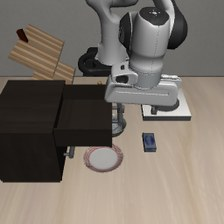
#> input picture paper_figures/src/assets/obs_future.jpg, 224 x 224 px
$ python build_fig6_closed_loop_method.py
#> lines starting #> are read from the running program, lines starting #| are printed output that depends on the picture
"""Figure 6 (Appendix N): closed-loop target-swap setup.

1200 px design canvas, STIX serif, pastel panels, rounded token chips (blue = vision
tokens, red = learned token, sand = targets). Drawn with matplotlib so it is a vector
PDF that rebuilds from this repo. The observation thumbnails are LIBERO frames
(src/assets/).

Content follows the runs behind Table 4 (closed_loop/):
  * pi_0.5 base, fine-tuned on LIBERO with flow matching plus one auxiliary target loss;
  * clip coupling: pooled main-camera prefix tokens -> MLP (hidden 2048) -> z_hat, target =
    frozen DIFF + ID encoding of the two-camera clip o_{t:t+16}, ||z - z_hat||^2/||z||^2, w = 0.1;
    controls: batch-shuffled target, random-init encoder;
  * token coupling: one learned prefix token -> readout -> z_hat, target = frozen encoder
    feature of o_{t+16}, cosine loss, w = 0.01; targets V-JEPA 2 + ID, Web-DINO;
  * the target encoder is used only during training.

Output: paper_figures/out/fig6/fig6_closed_loop_method.{pdf,png} (5.5 in wide).
"""

from pathlib import Path

import matplotlib

matplotlib.use("Agg")
import matplotlib.pyplot as plt
from matplotlib.patches import FancyBboxPatch, Polygon, FancyArrowPatch
from matplotlib.path import Path as MPath
from matplotlib.patches import PathPatch

FIG_ROOT = Path(__file__).resolve().parents[1]
ASSETS = FIG_ROOT / "src/assets"
OUT_DIR = FIG_ROOT / "out/fig6"

W_PX, H_PX = 1200, 620          # design canvas (px)
FIG_W_IN = 5.5                  # CoRL text width
PX = FIG_W_IN * 72 / W_PX       # points per design px

# palette
INK, MUTED, ARROW = "#222222", "#6b6a66", "#6b6a66"
PANEL_FC, PANEL_EC = "#f7f6f3", "#e3e2de"
VLM_FC, VLM_EC = "#e6eef7", "#8fb0d4"
EXP_FC, EXP_EC = "#f7f6f3", "#9a9994"
ENC_FC, ENC_EC = "#ecebe7", "#9a9994"
BLUE, BLUE_FC = "#2E6FB3", "#dbe6f3"
RED, RED_FC = "#B34A2E", "#f4ded7"
SAND, SAND_FC = "#8a7a55", "#f1ead9"
GRAY_EC, GRAY_FC = "#9a9994", "#e9e8e4"
DARK = "#4a4946"
CLIP_BG, CLIP_EC = "#f0f5fb", "#c9d9ec"
TOK_BG, TOK_EC = "#fbf3f0", "#e8cfc6"


def fs(px: float) -> float:
    return px * PX


def main() -> None:
    plt.rcParams.update({"font.family": "STIXGeneral", "mathtext.fontset": "stix",
                         "pdf.fonttype": 42, "ps.fonttype": 42})
    fig = plt.figure(figsize=(FIG_W_IN, FIG_W_IN * H_PX / W_PX))
    ax = fig.add_axes([0, 0, 1, 1])
    ax.set_xlim(0, W_PX)
    ax.set_ylim(H_PX, 0)
    ax.axis("off")

    def box(x, y, w, h, fc, ec, r=12, ls="-", lw=1.5, z=1):
        ax.add_patch(FancyBboxPatch((x, y), w, h, boxstyle=f"round,pad=0,rounding_size={r}",
                                    fc=fc, ec=ec, lw=lw * PX * 1.6, ls=ls, zorder=z))

    def chip(x, y, fc, ec, s=26, ls="-", z=3):
        box(x, y, s, s, fc, ec, r=6, ls=ls, lw=1.5, z=z)

    def chips(x, y, n, fc, ec, s=26, gap=8, ls="-"):
        for i in range(n):
            chip(x + i * (s + gap), y, fc, ec, s, ls)

    def txt(x, y, s, size=20, color=INK, ha="center", va="center", weight="normal", style="normal", z=5):
        ax.text(x, y, s, fontsize=fs(size), color=color, ha=ha, va=va, fontweight=weight,
                fontstyle=style, zorder=z)

    def arrow(x1, y1, x2, y2, color=ARROW, ls="-"):
        ax.add_patch(FancyArrowPatch((x1, y1), (x2, y2), arrowstyle="-|>", mutation_scale=fs(22),
                                     color=color, lw=1.8 * PX * 1.6, ls=ls, zorder=4,
                                     shrinkA=0, shrinkB=0))

    def trapezoid(pts, z=2):
        ax.add_patch(Polygon(pts, closed=True, fc=ENC_FC, ec=ENC_EC, lw=1.5 * PX * 1.6,
                             joinstyle="round", zorder=z))

    def brace(x1, x2, y, h=7):
        xm = (x1 + x2) / 2
        verts = [(x1, y + h), (x1, y), (x1 + 7, y), (xm - 7, y), (xm, y), (xm, y - h),
                 (xm, y), (xm + 7, y), (x2 - 7, y), (x2, y), (x2, y + h)]
        codes = [MPath.MOVETO, MPath.CURVE3, MPath.CURVE3, MPath.LINETO, MPath.CURVE3, MPath.CURVE3,
                 MPath.CURVE3, MPath.CURVE3, MPath.LINETO, MPath.CURVE3, MPath.CURVE3]
        ax.add_patch(PathPatch(MPath(verts, codes), fc="none", ec=INK, lw=1.6 * PX * 1.6, zorder=4))

    def image(path, x, y, s, grid=True):
#> called with x = 62, y = 70, s = 92, grid = True
        im = plt.imread(path)
#> im is the input picture: shape (224, 224, 3); mean R, G, B 121.9, 113.6, 104.9
        # interpolation="none" embeds the 224x224 photo as is instead of resampling it at savefig dpi
        ax.imshow(im, extent=(x, x + s, y + s, y), zorder=3, interpolation="none")
        ax.add_patch(FancyBboxPatch((x, y), s, s, boxstyle="square,pad=0", fc="none", ec=DARK,
                                    lw=1.2 * PX * 1.6, zorder=4))
        if grid:
            for k in (1, 2, 3):
                ax.plot([x + k * s / 4] * 2, [y, y + s], color="white", lw=0.6 * PX * 1.6, alpha=0.75, zorder=4)
                ax.plot([x, x + s], [y + k * s / 4] * 2, color="white", lw=0.6 * PX * 1.6, alpha=0.75, zorder=4)

    # ------------------------------------------------------------------ future target panel
    box(24, 16, 724, 196, PANEL_FC, PANEL_EC)
    txt(42, 42, "Future target (frozen encoder, used only for training)", 24, weight="bold", ha="left")
    image(ASSETS / "obs_future.jpg", 62, 70, 92)          # back frame: a clip of future frames
    image(ASSETS / "obs_future.jpg", 50, 80, 92)          # front frame
    txt(98, 192, r"$o_{t:t+16}$", 22)
    trapezoid([(180, 86), (264, 108), (264, 154), (180, 176)])
    txt(222, 131, r"$E_{\mathrm{tgt}}$", 26)
    txt(222, 192, "frozen", 19, MUTED)
    arrow(270, 131, 296, 131)
    chip(304, 118, SAND_FC, SAND)
    txt(317, 162, r"$z$", 24)
    txt(372, 80, "Target encoder", 20, weight="bold", ha="left")
    txt(372, 108, r"(i) clip: DIFF + ID on $o_{t:t+16}$ (2 cameras)", 19, ha="left")
    txt(372, 134, r"(ii) token: V-JEPA 2 + ID or Web-DINO", 19, ha="left")
    txt(372, 158, r"$\quad\;\;$on $o_{t+16}$", 19, ha="left")
    txt(372, 186, r"features mean-pooled to one vector $z$", 19, MUTED, ha="left")

    # ------------------------------------------------------------------ prefix outputs above VLM
    chips(60, 266, 4, BLUE_FC, BLUE)
    brace(60, 188, 254)
    txt(124, 228, r"$Z_t^{\mathrm{vis}}$", 26)
    chips(222, 266, 4, BLUE_FC, BLUE)
    txt(290, 242, "wrist", 19, MUTED)
    chips(384, 266, 2, GRAY_FC, GRAY_EC)
    chip(470, 266, RED_FC, RED, ls="--")
    txt(483, 242, r"$q$", 24, RED)

    # ------------------------------------------------------------------ VLM and action expert
    box(28, 306, 480, 92, VLM_FC, VLM_EC)
    txt(268, 352, r"$\pi_{0.5}$ pretrained VLM", 30, weight="bold")
    box(566, 306, 176, 92, EXP_FC, EXP_EC)
    txt(654, 339, "Action expert", 24, weight="bold")
    txt(654, 368, "flow matching", 20, MUTED)
    arrow(512, 352, 560, 352)
    chips(603, 266, 3, DARK, DARK)
    txt(654, 242, r"$\hat{a}_{t:t+16}$", 24)
    chips(603, 414, 3, GRAY_FC, GRAY_EC)
    txt(654, 464, "noisy actions", 19, MUTED)

    # ------------------------------------------------------------------ prefix inputs below VLM
    chips(60, 414, 4, BLUE_FC, BLUE)
    chips(222, 414, 4, BLUE_FC, BLUE)
    chips(384, 414, 2, GRAY_FC, GRAY_EC)
    chip(470, 414, RED_FC, RED, ls="--")
    trapezoid([(82, 452), (166, 452), (184, 494), (64, 494)])
    txt(124, 474, r"$E_{\theta_v}$", 24)
    trapezoid([(244, 452), (328, 452), (346, 494), (226, 494)])
    txt(286, 474, r"$E_{\theta_v}$", 24)
    image(ASSETS / "obs_t.jpg", 83, 502, 82)
#> call 3 of image, with x = 83, y = 502, s = 82, grid = True
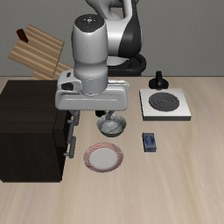
#> input picture paper_figures/src/assets/obs_t.jpg, 224 x 224 px
#> in image, im is the input picture: shape (224, 224, 3); mean R, G, B 128.3, 119.8, 110.9
    image(ASSETS / "obs_wrist.jpg", 245, 502, 82)
#> call 4 of image, with x = 245, y = 502, s = 82, grid = True
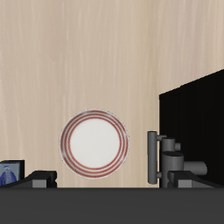
#> input picture paper_figures/src/assets/obs_wrist.jpg, 224 x 224 px
#> in image, im is the input picture: shape (224, 224, 3); mean R, G, B 145.6, 134, 122.8
    txt(124, 604, r"$o_t$", 22)
    txt(286, 604, r"$o_t^{\mathrm{w}}$", 22)
    box(388, 458, 50, 44, "white", "#9a9994", r=8)
    txt(413, 480, r"$\ell$", 26)
    txt(413, 524, "instruction", 19, MUTED)
    txt(486, 462, r"learned $q$", 19, RED)
    txt(486, 486, "(token only)", 17, RED)

    # ------------------------------------------------------------------ separator
    ax.plot([770, 770], [24, 600], color="#d9d8d3", lw=1.2 * PX * 1.6, zorder=1)

    # ------------------------------------------------------------------ (i) clip coupling
    box(790, 16, 390, 292, CLIP_BG, CLIP_EC)
    chip(808, 32, BLUE, BLUE, s=16)
    txt(834, 40, "(i) Clip coupling", 24, weight="bold", ha="left")
    for k in range(3):
        chip(818, 90 + k * 38, BLUE_FC, BLUE)
    txt(831, 212, r"$Z_t^{\mathrm{vis}}$", 24)
    arrow(852, 141, 876, 141)
    box(882, 106, 118, 70, "white", "#9a9994", r=10)
    txt(941, 129, "mean pool", 19)
    txt(941, 153, "+ MLP", 19)
    arrow(1004, 141, 1028, 141)
    chip(1036, 128, SAND_FC, SAND, ls="--")
    txt(1049, 176, r"$\hat{z}$", 24)
    txt(1112, 141, r"$\frac{\|z-\hat{z}\|^2}{\|z\|^2}$", 24)
    txt(1112, 180, r"$w=0.1$", 19, MUTED)
    txt(985, 244, "target: DIFF + ID world model", 19)
    txt(985, 272, r"controls: batch-shuffled $z$, random-init encoder", 18, MUTED)

    # ------------------------------------------------------------------ (ii) token coupling
    box(790, 328, 390, 276, TOK_BG, TOK_EC)
    chip(808, 344, RED, RED, s=16)
    txt(834, 352, "(ii) Token coupling", 24, weight="bold", ha="left")
    chip(818, 404, RED_FC, RED, ls="--")
    txt(831, 452, r"$q$", 24, RED)
    arrow(852, 417, 876, 417)
    box(882, 382, 118, 70, "white", "#9a9994", r=10)
    txt(941, 417, "readout", 19)
    arrow(1004, 417, 1028, 417)
    chip(1036, 404, SAND_FC, SAND, ls="--")
    txt(1049, 452, r"$\hat{z}$", 24)
    txt(1122, 417, r"$1-\cos(\hat{z},z)$", 20)
    txt(1122, 452, r"$w=0.01$", 19, MUTED)
    txt(985, 500, "targets: V-JEPA 2 + ID, Web-DINO", 19)
    txt(985, 528, "one learned token appended to the prefix", 18, MUTED)
    txt(985, 556, r"(V-JEPA 2 also at $w=0.05$)", 18, MUTED)

    OUT_DIR.mkdir(parents=True, exist_ok=True)
    stem = OUT_DIR / "fig6_closed_loop_method"
    fig.savefig(stem.with_suffix(".pdf"))
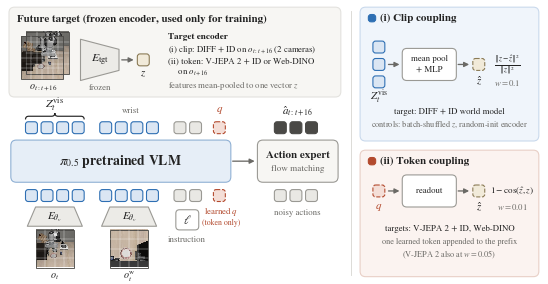
#> figure drawn by matplotlib, 1 panel
    fig.savefig(stem.with_suffix(".png"), dpi=300)
    plt.close(fig)
    print(f"saved -> {stem}.{{pdf,png}}")


if __name__ == "__main__":
    main()
